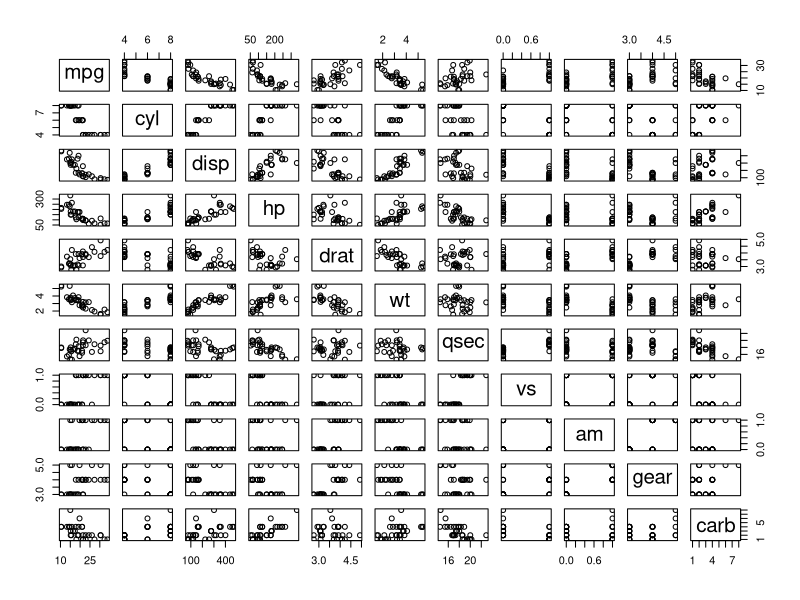
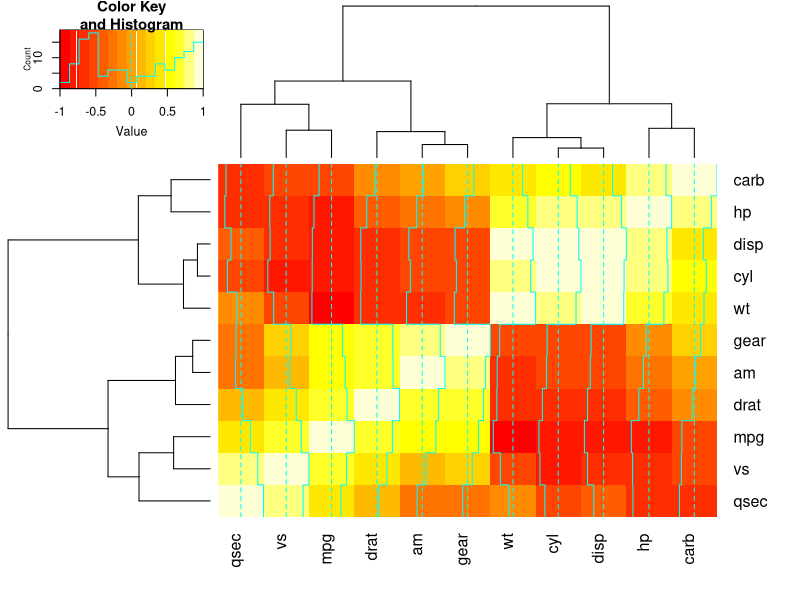

The R script that drew these images, in order:
## ---- chunk 1
library(gplots)
data(mtcars)
summary(mtcars)
pairs(mtcars)
heatmap.2(cor(mtcars),)
## ---- chunk 2
fit<-lm(mpg~., mtcars)
summary(fit)
influence.measures(fit)
## ---- chunk 3
fit1<-lm(mpg~factor(am), data=mtcars)
summary(fit1)$coeff
fit2<-lm(mpg~factor(am)+wt, data=mtcars)
summary(fit2)$coeff
fit3<-lm(mpg~factor(am)+wt+factor(am)*wt, data=mtcars)
summary(fit3)$coeff
fit4<-lm(mpg~factor(am)+factor(vs)+wt+factor(am)*wt, mtcars)
summary(fit4)
fit5<-lm(mpg~factor(am)+factor(vs)+wt+drat+factor(am)*wt, mtcars)
summary(fit5)

anova(fit1,fit2,fit3,fit4,fit5)
